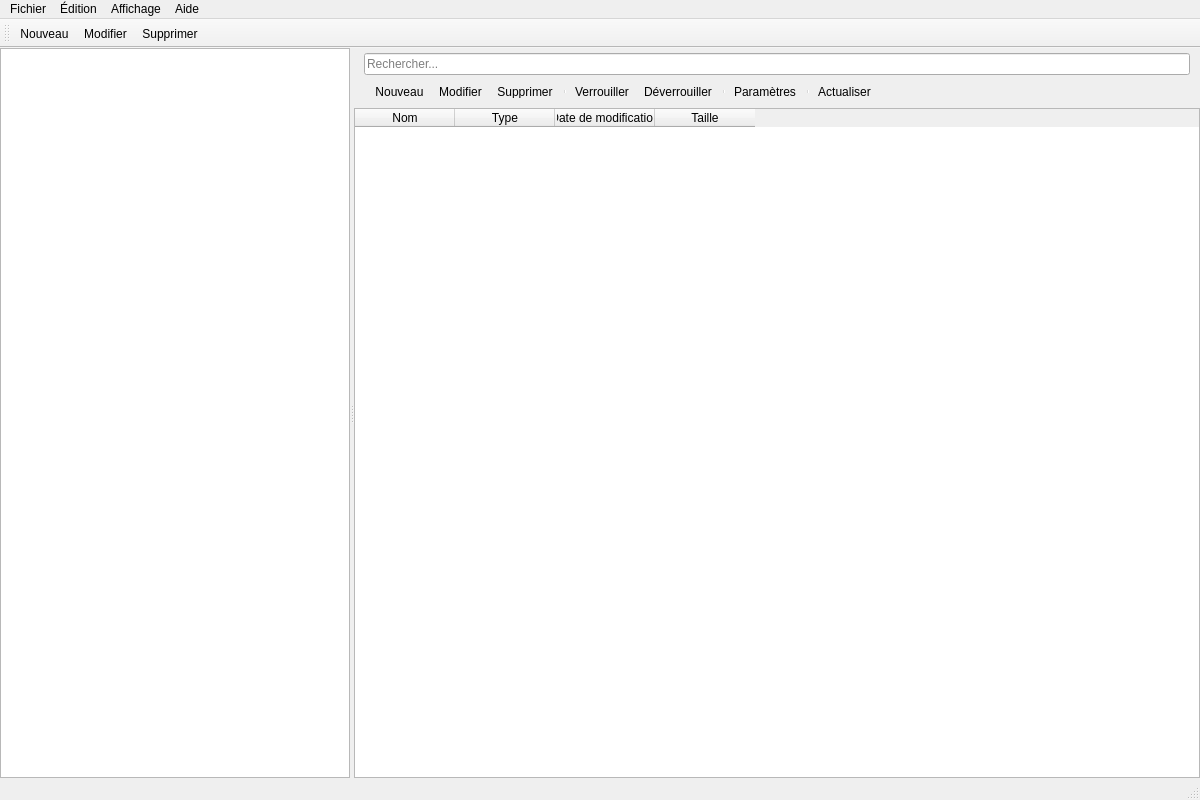
<?xml version="1.0" encoding="UTF-8"?>
<ui version="4.0">
 <class>MainWindow</class>
 <widget class="QMainWindow" name="MainWindow">
  <property name="geometry">
   <rect>
    <x>0</x>
    <y>0</y>
    <width>1200</width>
    <height>800</height>
   </rect>
  </property>
  <property name="windowTitle">
   <string>Kripta - Gestionnaire de mots de passe et crypteur de dossiers</string>
  </property>
  <widget class="QWidget" name="centralwidget">
   <layout class="QVBoxLayout" name="verticalLayout_main">
    <property name="spacing">
     <number>0</number>
    </property>
    <property name="leftMargin">
     <number>0</number>
    </property>
    <property name="topMargin">
     <number>0</number>
    </property>
    <property name="rightMargin">
     <number>0</number>
    </property>
    <property name="bottomMargin">
     <number>0</number>
    </property>
    <item>
     <widget class="QSplitter" name="splitter_main">
      <property name="orientation">
       <enum>Qt::Horizontal</enum>
      </property>
      <widget class="QWidget" name="sidebar_widget" native="true">
       <property name="minimumSize">
        <size>
         <width>200</width>
         <height>0</height>
        </size>
       </property>
       <property name="maximumSize">
        <size>
         <width>350</width>
         <height>16777215</height>
        </size>
       </property>
       <layout class="QVBoxLayout" name="verticalLayout_sidebar">
        <property name="spacing">
         <number>0</number>
        </property>
        <property name="leftMargin">
         <number>0</number>
        </property>
        <property name="topMargin">
         <number>0</number>
        </property>
        <property name="rightMargin">
         <number>0</number>
        </property>
        <property name="bottomMargin">
         <number>0</number>
        </property>
        <item>
         <widget class="QTreeWidget" name="sidebar_tree">
          <property name="headerHidden">
           <bool>true</bool>
          </property>
          <property name="rootIsDecorated">
           <bool>true</bool>
          </property>
          <column>
           <property name="text">
            <string>Section</string>
           </property>
          </column>
         </widget>
        </item>
       </layout>
      </widget>
      <widget class="QWidget" name="content_widget" native="true">
       <layout class="QVBoxLayout" name="verticalLayout_content">
        <property name="spacing">
         <number>0</number>
        </property>
        <property name="leftMargin">
         <number>0</number>
        </property>
        <property name="topMargin">
         <number>0</number>
        </property>
        <property name="rightMargin">
         <number>0</number>
        </property>
        <property name="bottomMargin">
         <number>0</number>
        </property>
        <item>
         <widget class="QWidget" name="toolbar_container" native="true">
          <property name="maximumSize">
           <size>
            <width>16777215</width>
            <height>60</height>
           </size>
          </property>
          <layout class="QVBoxLayout" name="verticalLayout_toolbar">
           <property name="spacing">
            <number>5</number>
           </property>
           <property name="leftMargin">
            <number>10</number>
           </property>
           <property name="topMargin">
            <number>5</number>
           </property>
           <property name="rightMargin">
            <number>10</number>
           </property>
           <property name="bottomMargin">
            <number>5</number>
           </property>
           <item>
            <widget class="QLineEdit" name="search_line">
             <property name="placeholderText">
              <string>Rechercher...</string>
             </property>
            </widget>
           </item>
           <item>
            <widget class="QToolBar" name="content_toolbar">
             <property name="windowTitle">
              <string>content_toolbar</string>
             </property>
             <property name="movable">
              <bool>false</bool>
             </property>
             <property name="floatable">
              <bool>false</bool>
             </property>
             <attribute name="toolBarArea">
              <enum>TopToolBarArea</enum>
             </attribute>
             <attribute name="toolBarBreak">
              <bool>false</bool>
             </attribute>
             <addaction name="action_new"/>
             <addaction name="action_edit"/>
             <addaction name="action_delete"/>
             <addaction name="separator"/>
             <addaction name="action_lock"/>
             <addaction name="action_unlock"/>
             <addaction name="separator"/>
             <addaction name="action_settings"/>
             <addaction name="separator"/>
             <addaction name="action_refresh"/>
            </widget>
           </item>
          </layout>
         </widget>
        </item>
        <item>
         <widget class="QTableWidget" name="content_table">
          <property name="alternatingRowColors">
           <bool>true</bool>
          </property>
          <property name="selectionBehavior">
           <enum>QAbstractItemView::SelectRows</enum>
          </property>
          <property name="sortingEnabled">
           <bool>true</bool>
          </property>
          <column>
           <property name="text">
            <string>Nom</string>
           </property>
          </column>
          <column>
           <property name="text">
            <string>Type</string>
           </property>
          </column>
          <column>
           <property name="text">
            <string>Date de modification</string>
           </property>
          </column>
          <column>
           <property name="text">
            <string>Taille</string>
           </property>
          </column>
         </widget>
        </item>
       </layout>
      </widget>
     </widget>
    </item>
   </layout>
  </widget>
  <widget class="QMenuBar" name="menubar">
   <property name="geometry">
    <rect>
     <x>0</x>
     <y>0</y>
     <width>1200</width>
     <height>22</height>
    </rect>
   </property>
   <widget class="QMenu" name="menu_file">
    <property name="title">
     <string>Fichier</string>
    </property>
    <addaction name="action_new"/>
    <addaction name="action_open"/>
    <addaction name="separator"/>
    <addaction name="action_quit"/>
   </widget>
   <widget class="QMenu" name="menu_edit">
    <property name="title">
     <string>Édition</string>
    </property>
    <addaction name="action_edit"/>
    <addaction name="action_delete"/>
    <addaction name="separator"/>
    <addaction name="action_preferences"/>
   </widget>
   <widget class="QMenu" name="menu_view">
    <property name="title">
     <string>Affichage</string>
    </property>
    <addaction name="action_refresh"/>
    <addaction name="separator"/>
    <addaction name="action_toggle_sidebar"/>
   </widget>
   <widget class="QMenu" name="menu_help">
    <property name="title">
     <string>Aide</string>
    </property>
    <addaction name="action_about"/>
   </widget>
   <addaction name="menu_file"/>
   <addaction name="menu_edit"/>
   <addaction name="menu_view"/>
   <addaction name="menu_help"/>
  </widget>
  <widget class="QStatusBar" name="statusbar"/>
  <widget class="QToolBar" name="toolbar">
   <property name="windowTitle">
    <string>toolbar</string>
   </property>
   <attribute name="toolBarArea">
    <enum>TopToolBarArea</enum>
   </attribute>
   <attribute name="toolBarBreak">
    <bool>false</bool>
   </attribute>
   <addaction name="action_new"/>
   <addaction name="action_edit"/>
   <addaction name="action_delete"/>
  </widget>
  <action name="action_new">
   <property name="text">
    <string>Nouveau</string>
   </property>
   <property name="toolTip">
    <string>Créer un nouvel élément</string>
   </property>
  </action>
  <action name="action_open">
   <property name="text">
    <string>Ouvrir</string>
   </property>
   <property name="toolTip">
    <string>Ouvrir un élément</string>
   </property>
  </action>
  <action name="action_edit">
   <property name="text">
    <string>Modifier</string>
   </property>
   <property name="toolTip">
    <string>Modifier l'élément sélectionné</string>
   </property>
  </action>
  <action name="action_delete">
   <property name="text">
    <string>Supprimer</string>
   </property>
   <property name="toolTip">
    <string>Supprimer l'élément sélectionné</string>
   </property>
  </action>
  <action name="action_lock">
   <property name="text">
    <string>Verrouiller</string>
   </property>
   <property name="toolTip">
    <string>Verrouiller l'élément</string>
   </property>
  </action>
  <action name="action_unlock">
   <property name="text">
    <string>Déverrouiller</string>
   </property>
   <property name="toolTip">
    <string>Déverrouiller l'élément</string>
   </property>
  </action>
  <action name="action_settings">
   <property name="text">
    <string>Paramètres</string>
   </property>
   <property name="toolTip">
    <string>Ouvrir les paramètres</string>
   </property>
  </action>
  <action name="action_refresh">
   <property name="text">
    <string>Actualiser</string>
   </property>
   <property name="toolTip">
    <string>Actualiser la vue</string>
   </property>
  </action>
  <action name="action_quit">
   <property name="text">
    <string>Quitter</string>
   </property>
   <property name="toolTip">
    <string>Quitter l'application</string>
   </property>
  </action>
  <action name="action_preferences">
   <property name="text">
    <string>Préférences</string>
   </property>
   <property name="toolTip">
    <string>Ouvrir les préférences</string>
   </property>
  </action>
  <action name="action_toggle_sidebar">
   <property name="text">
    <string>Masquer/Afficher la barre latérale</string>
   </property>
   <property name="toolTip">
    <string>Basculer l'affichage de la barre latérale</string>
   </property>
  </action>
  <action name="action_about">
   <property name="text">
    <string>À propos</string>
   </property>
   <property name="toolTip">
    <string>À propos de Kripta</string>
   </property>
  </action>
 </widget>
 <resources/>
 <connections/>
</ui>
